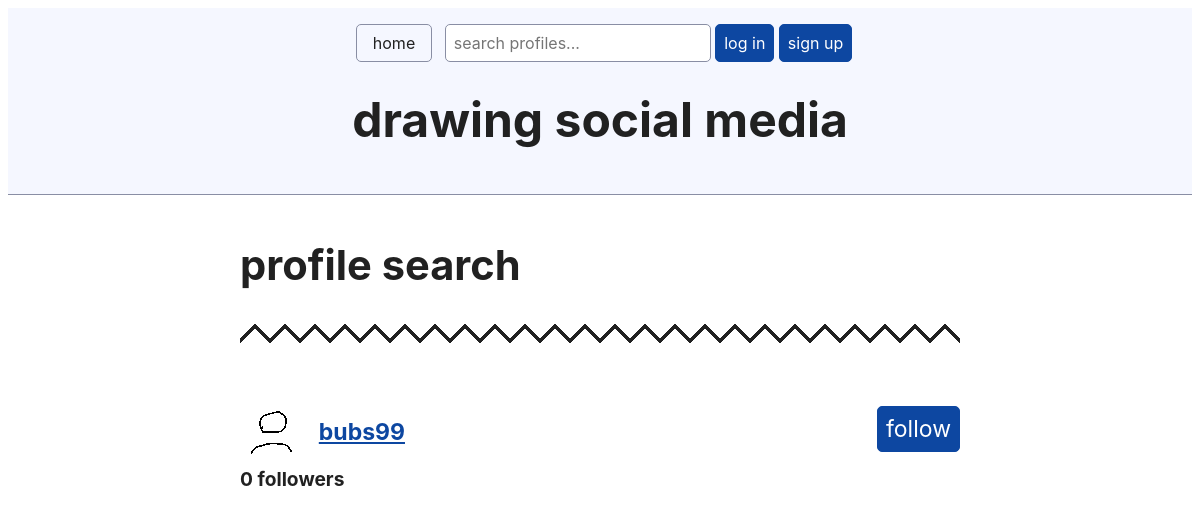
The page /search/bubs99/ on the database as committed earlier.
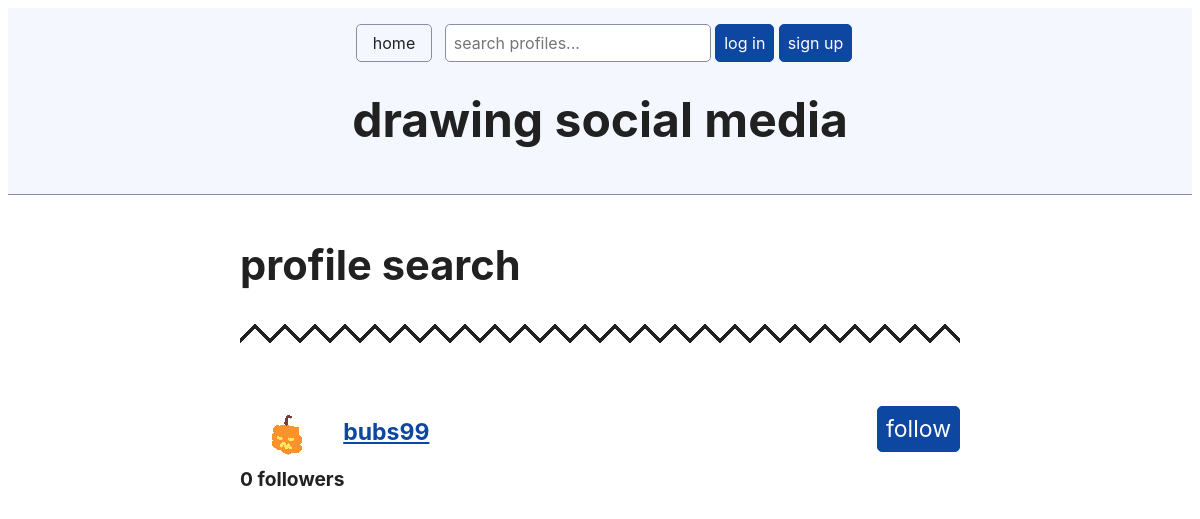
The same page on the database as committed later.
### socialMedia/models.py (models this page shows)
class UserProfile(models.Model):
    user = models.OneToOneField(User, on_delete=models.CASCADE)
    profile_picture = models.ImageField(default="placeholders/fpfPlaceholder.png")
    bio_picture = models.ImageField(default="placeholders/bioPlaceholder.png")
    def __str__(self):
        return self.user.username

### socialMedia/views.py (the view)
# urls.py: path('search/<username>/',views.profile_search,name="profile_search"),
def profile_search(request, username):
    page=1
    parsed_url = parse_qs(urlparse(request.build_absolute_uri()).query)
    if('page' in parsed_url):
        page=parsed_url['page'][0]
    profiles = UserProfile.objects.filter(user__username__contains=username)
    profiles = Paginator(profiles, 100)
    context = {
        "page" : page,
        "max_page" : profiles.num_pages,
        "profiles": profiles.page(page),
    }
    return render(request, "profile_search.html", context)

### socialMedia/templatetags/filters.py (called while the page is built)
@register.filter(name="dasame")
def dasame(things, category):
    return things.filter(created_by=category).exists()

### socialMedia/templates/profile_search.html (shortened to what this page needs)
{% extends "base.html" %}
{% block page_content %}
    <h2>profile search</h2>
    <div style="margin-top: 0;" class="zig-zag-line"></div>
    {% if profiles %}
        {% for profile in profiles %}
            <h4>
                <a href="{% url 'profile_detail' profile.pk%}"><img style="height: 55px; border-style: none;vertical-align: middle;" src="/media/{{profile.profile_picture}}" alt="body image"></a>
                <a href="{% url 'profile_detail' profile.pk%}">{{ profile }}</a>
                {% include 'components/follow.html' %}
                <br>
                <small style="margin-top: 0;" id="fc{{profile.pk}}" >{{profile.followers.all.count}} followers </small>
            </h4>
        {% endfor %}
    {% else %}
        <h4> there are no profiles that match that search bud</h4>
    {% endif %}
{% endblock page_content %}

### socialMedia/templates/components/follow.html
{% if profile.user != user %}
    {% load filters %}
    <button style="display: inline;float: right;" onclick="follow('{% url 'profile_follow' profile.pk %}','{% url 'profile_get_followers' profile.pk %}',{{profile.pk}},'{{ csrf_token }}')" id="f{{profile.pk}}">
        {% if profile.followers.all|dasame:user.pk %}
        unfollow
        {% else %}
        follow
        {% endif %}
    </button>
{% endif %}

Rows that differ between the two databases and show on the page:
changed UserProfile "bubs99": profile_picture: picture added in place of a placeholder
